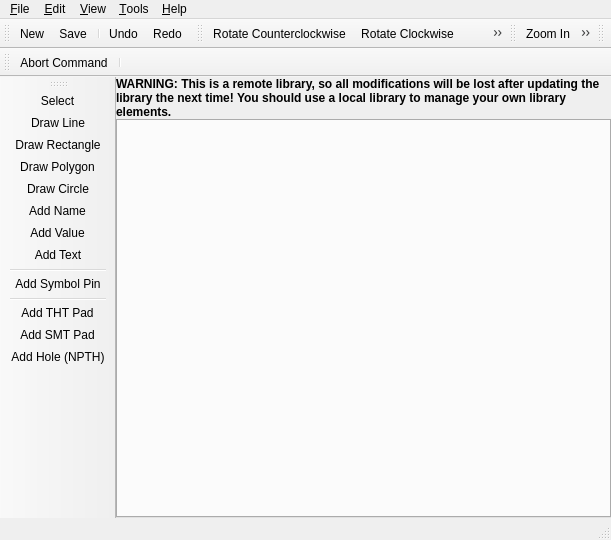
<?xml version="1.0" encoding="UTF-8"?>
<ui version="4.0">
 <class>librepcb::library::editor::LibraryEditor</class>
 <widget class="QMainWindow" name="librepcb::library::editor::LibraryEditor">
  <property name="geometry">
   <rect>
    <x>0</x>
    <y>0</y>
    <width>611</width>
    <height>540</height>
   </rect>
  </property>
  <property name="windowTitle">
   <string>Library Editor</string>
  </property>
  <widget class="QWidget" name="centralWidget">
   <layout class="QVBoxLayout" name="verticalLayout">
    <property name="spacing">
     <number>0</number>
    </property>
    <property name="leftMargin">
     <number>0</number>
    </property>
    <property name="topMargin">
     <number>0</number>
    </property>
    <property name="rightMargin">
     <number>0</number>
    </property>
    <property name="bottomMargin">
     <number>0</number>
    </property>
    <item>
     <widget class="QLabel" name="lblRemoteLibraryWarning">
      <property name="font">
       <font>
        <weight>75</weight>
        <bold>true</bold>
       </font>
      </property>
      <property name="styleSheet">
       <string notr="true">QLabel {
	background-color: rgb(255, 255, 127);
	color: rgb(170, 0, 0);
};</string>
      </property>
      <property name="text">
       <string>WARNING: This is a remote library, so all modifications will be lost after updating the library the next time! You should use a local library to manage your own library elements.</string>
      </property>
      <property name="wordWrap">
       <bool>true</bool>
      </property>
      <property name="margin">
       <number>5</number>
      </property>
     </widget>
    </item>
    <item>
     <widget class="librepcb::TabWidget" name="tabWidget">
      <property name="currentIndex">
       <number>-1</number>
      </property>
      <property name="tabsClosable">
       <bool>true</bool>
      </property>
      <property name="movable">
       <bool>true</bool>
      </property>
     </widget>
    </item>
   </layout>
  </widget>
  <widget class="QMenuBar" name="menuBar">
   <property name="geometry">
    <rect>
     <x>0</x>
     <y>0</y>
     <width>611</width>
     <height>19</height>
    </rect>
   </property>
   <widget class="QMenu" name="menuFile">
    <property name="title">
     <string>&amp;File</string>
    </property>
    <addaction name="actionNew"/>
    <addaction name="actionSave"/>
    <addaction name="actionShowElementInFileManager"/>
    <addaction name="separator"/>
    <addaction name="actionRescanLibraries"/>
    <addaction name="separator"/>
    <addaction name="actionClose"/>
   </widget>
   <widget class="QMenu" name="menuEdit">
    <property name="title">
     <string>&amp;Edit</string>
    </property>
    <addaction name="actionUndo"/>
    <addaction name="actionRedo"/>
    <addaction name="separator"/>
    <addaction name="actionSelectAll"/>
    <addaction name="separator"/>
    <addaction name="actionRotateCcw"/>
    <addaction name="actionRotateCw"/>
    <addaction name="actionMirror"/>
    <addaction name="actionFlip"/>
    <addaction name="actionCopy"/>
    <addaction name="actionCut"/>
    <addaction name="actionPaste"/>
    <addaction name="actionRemove"/>
   </widget>
   <widget class="QMenu" name="menuHelp">
    <property name="title">
     <string>&amp;Help</string>
    </property>
    <addaction name="actionOnlineDocumentation"/>
    <addaction name="actionOpenWebsite"/>
    <addaction name="actionAbout"/>
    <addaction name="actionAbout_Qt"/>
   </widget>
   <widget class="QMenu" name="menuTools">
    <property name="title">
     <string>&amp;Tools</string>
    </property>
    <addaction name="actionToolSelect"/>
    <addaction name="actionDrawLine"/>
    <addaction name="actionDrawRect"/>
    <addaction name="actionDrawPolygon"/>
    <addaction name="actionDrawCircle"/>
    <addaction name="actionAddText"/>
    <addaction name="separator"/>
    <addaction name="actionAddSymbolPin"/>
    <addaction name="separator"/>
    <addaction name="actionAddThtPad"/>
    <addaction name="actionAddSmtPad"/>
    <addaction name="actionAddHole"/>
   </widget>
   <widget class="QMenu" name="menuView">
    <property name="title">
     <string>&amp;View</string>
    </property>
    <addaction name="actionZoomIn"/>
    <addaction name="actionZoomOut"/>
    <addaction name="actionZoomAll"/>
    <addaction name="separator"/>
    <addaction name="actionGridProperties"/>
   </widget>
   <addaction name="menuFile"/>
   <addaction name="menuEdit"/>
   <addaction name="menuView"/>
   <addaction name="menuTools"/>
   <addaction name="menuHelp"/>
  </widget>
  <widget class="librepcb::StatusBar" name="statusBar"/>
  <widget class="QToolBar" name="fileToolbar">
   <property name="windowTitle">
    <string>File</string>
   </property>
   <attribute name="toolBarArea">
    <enum>TopToolBarArea</enum>
   </attribute>
   <attribute name="toolBarBreak">
    <bool>false</bool>
   </attribute>
   <addaction name="actionNew"/>
   <addaction name="actionSave"/>
   <addaction name="separator"/>
   <addaction name="actionUndo"/>
   <addaction name="actionRedo"/>
  </widget>
  <widget class="QToolBar" name="editToolbar">
   <property name="windowTitle">
    <string>Edit</string>
   </property>
   <property name="floatable">
    <bool>false</bool>
   </property>
   <attribute name="toolBarArea">
    <enum>TopToolBarArea</enum>
   </attribute>
   <attribute name="toolBarBreak">
    <bool>false</bool>
   </attribute>
   <addaction name="actionRotateCcw"/>
   <addaction name="actionRotateCw"/>
   <addaction name="actionMirror"/>
   <addaction name="actionFlip"/>
   <addaction name="actionCut"/>
   <addaction name="actionCopy"/>
   <addaction name="actionPaste"/>
   <addaction name="actionRemove"/>
  </widget>
  <widget class="QToolBar" name="viewToolbar">
   <property name="windowTitle">
    <string>View</string>
   </property>
   <attribute name="toolBarArea">
    <enum>TopToolBarArea</enum>
   </attribute>
   <attribute name="toolBarBreak">
    <bool>false</bool>
   </attribute>
   <addaction name="actionZoomIn"/>
   <addaction name="actionZoomOut"/>
   <addaction name="actionZoomAll"/>
   <addaction name="actionGridProperties"/>
  </widget>
  <widget class="QToolBar" name="filterToolbar">
   <property name="windowTitle">
    <string>Filter</string>
   </property>
   <attribute name="toolBarArea">
    <enum>TopToolBarArea</enum>
   </attribute>
   <attribute name="toolBarBreak">
    <bool>false</bool>
   </attribute>
  </widget>
  <widget class="QToolBar" name="commandToolbar">
   <property name="windowTitle">
    <string>Command</string>
   </property>
   <attribute name="toolBarArea">
    <enum>TopToolBarArea</enum>
   </attribute>
   <attribute name="toolBarBreak">
    <bool>true</bool>
   </attribute>
   <addaction name="actionAbortCommand"/>
   <addaction name="separator"/>
  </widget>
  <widget class="QToolBar" name="toolsToolbar">
   <property name="windowTitle">
    <string>Tools</string>
   </property>
   <attribute name="toolBarArea">
    <enum>LeftToolBarArea</enum>
   </attribute>
   <attribute name="toolBarBreak">
    <bool>false</bool>
   </attribute>
   <addaction name="actionToolSelect"/>
   <addaction name="actionDrawLine"/>
   <addaction name="actionDrawRect"/>
   <addaction name="actionDrawPolygon"/>
   <addaction name="actionDrawCircle"/>
   <addaction name="actionAddName"/>
   <addaction name="actionAddValue"/>
   <addaction name="actionAddText"/>
   <addaction name="separator"/>
   <addaction name="actionAddSymbolPin"/>
   <addaction name="separator"/>
   <addaction name="actionAddThtPad"/>
   <addaction name="actionAddSmtPad"/>
   <addaction name="actionAddHole"/>
  </widget>
  <action name="actionAbout">
   <property name="icon">
    <iconset resource="../../../img/images.qrc">
     <normaloff>:/img/actions/info.png</normaloff>:/img/actions/info.png</iconset>
   </property>
   <property name="text">
    <string>About &amp;LibrePCB</string>
   </property>
   <property name="shortcut">
    <string notr="true"/>
   </property>
   <property name="menuRole">
    <enum>QAction::AboutRole</enum>
   </property>
  </action>
  <action name="actionAbout_Qt">
   <property name="text">
    <string>About &amp;Qt</string>
   </property>
   <property name="shortcut">
    <string notr="true"/>
   </property>
   <property name="menuRole">
    <enum>QAction::AboutQtRole</enum>
   </property>
  </action>
  <action name="actionClose">
   <property name="icon">
    <iconset resource="../../../img/images.qrc">
     <normaloff>:/img/actions/close.png</normaloff>:/img/actions/close.png</iconset>
   </property>
   <property name="text">
    <string>&amp;Close Library Editor</string>
   </property>
   <property name="shortcut">
    <string notr="true">Ctrl+W</string>
   </property>
  </action>
  <action name="actionNew">
   <property name="icon">
    <iconset resource="../../../img/images.qrc">
     <normaloff>:/img/actions/new_2.png</normaloff>:/img/actions/new_2.png</iconset>
   </property>
   <property name="text">
    <string>&amp;New</string>
   </property>
   <property name="shortcut">
    <string notr="true">Ctrl+N</string>
   </property>
  </action>
  <action name="actionSave">
   <property name="icon">
    <iconset resource="../../../img/images.qrc">
     <normaloff>:/img/actions/save.png</normaloff>:/img/actions/save.png</iconset>
   </property>
   <property name="text">
    <string notr="true">&amp;Save</string>
   </property>
   <property name="shortcut">
    <string notr="true">Ctrl+S</string>
   </property>
  </action>
  <action name="actionUndo">
   <property name="icon">
    <iconset resource="../../../img/images.qrc">
     <normaloff>:/img/actions/undo.png</normaloff>:/img/actions/undo.png</iconset>
   </property>
   <property name="text">
    <string>&amp;Undo</string>
   </property>
   <property name="shortcut">
    <string notr="true">Ctrl+Z</string>
   </property>
  </action>
  <action name="actionRedo">
   <property name="icon">
    <iconset resource="../../../img/images.qrc">
     <normaloff>:/img/actions/redo.png</normaloff>:/img/actions/redo.png</iconset>
   </property>
   <property name="text">
    <string>&amp;Redo</string>
   </property>
   <property name="shortcut">
    <string notr="true">Ctrl+Y</string>
   </property>
  </action>
  <action name="actionAbortCommand">
   <property name="icon">
    <iconset resource="../../../img/images.qrc">
     <normaloff>:/img/actions/stop.png</normaloff>:/img/actions/stop.png</iconset>
   </property>
   <property name="text">
    <string>Abort Command</string>
   </property>
   <property name="shortcut">
    <string notr="true">Esc</string>
   </property>
  </action>
  <action name="actionZoomIn">
   <property name="icon">
    <iconset resource="../../../img/images.qrc">
     <normaloff>:/img/actions/zoom_in.png</normaloff>:/img/actions/zoom_in.png</iconset>
   </property>
   <property name="text">
    <string>&amp;Zoom In</string>
   </property>
   <property name="shortcut">
    <string notr="true">Ctrl++</string>
   </property>
  </action>
  <action name="actionZoomOut">
   <property name="icon">
    <iconset resource="../../../img/images.qrc">
     <normaloff>:/img/actions/zoom_out.png</normaloff>:/img/actions/zoom_out.png</iconset>
   </property>
   <property name="text">
    <string>Zoom &amp;Out</string>
   </property>
   <property name="shortcut">
    <string notr="true">Ctrl+-</string>
   </property>
  </action>
  <action name="actionZoomAll">
   <property name="icon">
    <iconset resource="../../../img/images.qrc">
     <normaloff>:/img/actions/zoom_all.png</normaloff>:/img/actions/zoom_all.png</iconset>
   </property>
   <property name="text">
    <string>Zoo&amp;m All</string>
   </property>
   <property name="shortcut">
    <string notr="true">Ctrl+0</string>
   </property>
  </action>
  <action name="actionRotateCcw">
   <property name="icon">
    <iconset resource="../../../img/images.qrc">
     <normaloff>:/img/actions/rotate_left.png</normaloff>:/img/actions/rotate_left.png</iconset>
   </property>
   <property name="text">
    <string>R&amp;otate Counterclockwise</string>
   </property>
   <property name="shortcut">
    <string notr="true">R</string>
   </property>
  </action>
  <action name="actionRotateCw">
   <property name="icon">
    <iconset resource="../../../img/images.qrc">
     <normaloff>:/img/actions/rotate_right.png</normaloff>:/img/actions/rotate_right.png</iconset>
   </property>
   <property name="text">
    <string>Rotate C&amp;lockwise</string>
   </property>
   <property name="shortcut">
    <string notr="true">Shift+R</string>
   </property>
  </action>
  <action name="actionCopy">
   <property name="icon">
    <iconset resource="../../../img/images.qrc">
     <normaloff>:/img/actions/copy.png</normaloff>:/img/actions/copy.png</iconset>
   </property>
   <property name="text">
    <string>&amp;Copy</string>
   </property>
   <property name="shortcut">
    <string notr="true">Ctrl+C</string>
   </property>
  </action>
  <action name="actionCut">
   <property name="icon">
    <iconset resource="../../../img/images.qrc">
     <normaloff>:/img/actions/cut.png</normaloff>:/img/actions/cut.png</iconset>
   </property>
   <property name="text">
    <string>Cut</string>
   </property>
   <property name="shortcut">
    <string notr="true">Ctrl+X</string>
   </property>
  </action>
  <action name="actionPaste">
   <property name="icon">
    <iconset resource="../../../img/images.qrc">
     <normaloff>:/img/actions/paste.png</normaloff>:/img/actions/paste.png</iconset>
   </property>
   <property name="text">
    <string>&amp;Paste</string>
   </property>
   <property name="shortcut">
    <string notr="true">Ctrl+V</string>
   </property>
  </action>
  <action name="actionRemove">
   <property name="icon">
    <iconset resource="../../../img/images.qrc">
     <normaloff>:/img/actions/delete.png</normaloff>:/img/actions/delete.png</iconset>
   </property>
   <property name="text">
    <string>R&amp;emove</string>
   </property>
   <property name="shortcut">
    <string notr="true">Del</string>
   </property>
  </action>
  <action name="actionToolSelect">
   <property name="icon">
    <iconset resource="../../../img/images.qrc">
     <normaloff>:/img/actions/select.png</normaloff>:/img/actions/select.png</iconset>
   </property>
   <property name="text">
    <string>&amp;Select</string>
   </property>
   <property name="shortcut">
    <string notr="true"/>
   </property>
  </action>
  <action name="actionAddSymbolPin">
   <property name="icon">
    <iconset resource="../../../img/images.qrc">
     <normaloff>:/img/actions/add_symbol_pin.png</normaloff>:/img/actions/add_symbol_pin.png</iconset>
   </property>
   <property name="text">
    <string>Add S&amp;ymbol Pin</string>
   </property>
   <property name="shortcut">
    <string notr="true">I</string>
   </property>
  </action>
  <action name="actionAddThtPad">
   <property name="icon">
    <iconset resource="../../../img/images.qrc">
     <normaloff>:/img/actions/add_tht_pad.png</normaloff>:/img/actions/add_tht_pad.png</iconset>
   </property>
   <property name="text">
    <string>Add THT Pad</string>
   </property>
   <property name="shortcut">
    <string notr="true">H</string>
   </property>
  </action>
  <action name="actionAddSmtPad">
   <property name="icon">
    <iconset resource="../../../img/images.qrc">
     <normaloff>:/img/actions/add_smt_pad.png</normaloff>:/img/actions/add_smt_pad.png</iconset>
   </property>
   <property name="text">
    <string>Add S&amp;MT Pad</string>
   </property>
   <property name="shortcut">
    <string notr="true">S</string>
   </property>
  </action>
  <action name="actionDrawLine">
   <property name="icon">
    <iconset resource="../../../img/images.qrc">
     <normaloff>:/img/actions/draw_line.png</normaloff>:/img/actions/draw_line.png</iconset>
   </property>
   <property name="text">
    <string>&amp;Draw Line</string>
   </property>
   <property name="shortcut">
    <string notr="true">L</string>
   </property>
  </action>
  <action name="actionAddText">
   <property name="icon">
    <iconset resource="../../../img/images.qrc">
     <normaloff>:/img/actions/add_text.png</normaloff>:/img/actions/add_text.png</iconset>
   </property>
   <property name="text">
    <string>&amp;Add Text</string>
   </property>
   <property name="shortcut">
    <string notr="true">T</string>
   </property>
  </action>
  <action name="actionDrawPolygon">
   <property name="icon">
    <iconset resource="../../../img/images.qrc">
     <normaloff>:/img/actions/draw_polygon.png</normaloff>:/img/actions/draw_polygon.png</iconset>
   </property>
   <property name="text">
    <string>Draw &amp;Polygon</string>
   </property>
   <property name="shortcut">
    <string notr="true">P</string>
   </property>
  </action>
  <action name="actionDrawCircle">
   <property name="icon">
    <iconset resource="../../../img/images.qrc">
     <normaloff>:/img/actions/draw_circle.png</normaloff>:/img/actions/draw_circle.png</iconset>
   </property>
   <property name="text">
    <string>Draw &amp;Circle</string>
   </property>
   <property name="toolTip">
    <string>Draw Circle</string>
   </property>
   <property name="shortcut">
    <string notr="true">C</string>
   </property>
  </action>
  <action name="actionAddHole">
   <property name="icon">
    <iconset resource="../../../img/images.qrc">
     <normaloff>:/img/actions/add_hole.png</normaloff>:/img/actions/add_hole.png</iconset>
   </property>
   <property name="text">
    <string>Add &amp;Hole (NPTH)</string>
   </property>
   <property name="shortcut">
    <string notr="true">O</string>
   </property>
  </action>
  <action name="actionGridProperties">
   <property name="icon">
    <iconset resource="../../../img/images.qrc">
     <normaloff>:/img/actions/grid.png</normaloff>:/img/actions/grid.png</iconset>
   </property>
   <property name="text">
    <string>&amp;Grid</string>
   </property>
   <property name="shortcut">
    <string notr="true"/>
   </property>
  </action>
  <action name="actionDrawRect">
   <property name="icon">
    <iconset resource="../../../img/images.qrc">
     <normaloff>:/img/actions/draw_rectangle.png</normaloff>:/img/actions/draw_rectangle.png</iconset>
   </property>
   <property name="text">
    <string>Draw &amp;Rectangle</string>
   </property>
   <property name="shortcut">
    <string notr="true"/>
   </property>
  </action>
  <action name="actionRescanLibraries">
   <property name="icon">
    <iconset resource="../../../img/images.qrc">
     <normaloff>:/img/actions/refresh.png</normaloff>:/img/actions/refresh.png</iconset>
   </property>
   <property name="text">
    <string>&amp;Rescan Libraries</string>
   </property>
   <property name="shortcut">
    <string notr="true">F5</string>
   </property>
  </action>
  <action name="actionRemoveElement">
   <property name="icon">
    <iconset resource="../../../img/images.qrc">
     <normaloff>:/img/actions/delete.png</normaloff>:/img/actions/delete.png</iconset>
   </property>
   <property name="text">
    <string>&amp;Remove Element</string>
   </property>
   <property name="shortcut">
    <string notr="true"/>
   </property>
  </action>
  <action name="actionAddName">
   <property name="icon">
    <iconset resource="../../../img/images.qrc">
     <normaloff>:/img/actions/add_name.png</normaloff>:/img/actions/add_name.png</iconset>
   </property>
   <property name="text">
    <string>Add Name</string>
   </property>
   <property name="shortcut">
    <string notr="true"/>
   </property>
  </action>
  <action name="actionAddValue">
   <property name="icon">
    <iconset resource="../../../img/images.qrc">
     <normaloff>:/img/actions/add_value.png</normaloff>:/img/actions/add_value.png</iconset>
   </property>
   <property name="text">
    <string>Add Value</string>
   </property>
   <property name="shortcut">
    <string notr="true"/>
   </property>
  </action>
  <action name="actionShowElementInFileManager">
   <property name="icon">
    <iconset resource="../../../img/images.qrc">
     <normaloff>:/img/actions/search.png</normaloff>:/img/actions/search.png</iconset>
   </property>
   <property name="text">
    <string>Show element in file manager</string>
   </property>
   <property name="shortcut">
    <string notr="true"/>
   </property>
  </action>
  <action name="actionOnlineDocumentation">
   <property name="icon">
    <iconset resource="../../../img/images.qrc">
     <normaloff>:/img/actions/help.png</normaloff>:/img/actions/help.png</iconset>
   </property>
   <property name="text">
    <string>&amp;Online Documentation</string>
   </property>
   <property name="shortcut">
    <string notr="true">F1</string>
   </property>
  </action>
  <action name="actionOpenWebsite">
   <property name="icon">
    <iconset resource="../../../img/images.qrc">
     <normaloff>:/img/actions/open_browser.png</normaloff>:/img/actions/open_browser.png</iconset>
   </property>
   <property name="text">
    <string>LibrePCB &amp;Website</string>
   </property>
   <property name="shortcut">
    <string notr="true"/>
   </property>
  </action>
  <action name="actionMirror">
   <property name="icon">
    <iconset resource="../../../img/images.qrc">
     <normaloff>:/img/actions/flip_horizontal.png</normaloff>:/img/actions/flip_horizontal.png</iconset>
   </property>
   <property name="text">
    <string>Mirror</string>
   </property>
   <property name="shortcut">
    <string notr="true">M</string>
   </property>
  </action>
  <action name="actionFlip">
   <property name="icon">
    <iconset resource="../../../img/images.qrc">
     <normaloff>:/img/actions/swap.png</normaloff>:/img/actions/swap.png</iconset>
   </property>
   <property name="text">
    <string>Flip</string>
   </property>
   <property name="shortcut">
    <string notr="true">F</string>
   </property>
  </action>
  <action name="actionSelectAll">
   <property name="icon">
    <iconset resource="../../../img/images.qrc">
     <normaloff>:/img/actions/select_all.png</normaloff>:/img/actions/select_all.png</iconset>
   </property>
   <property name="text">
    <string>Select All</string>
   </property>
   <property name="shortcut">
    <string notr="true">Ctrl+A</string>
   </property>
  </action>
 </widget>
 <layoutdefault spacing="6" margin="11"/>
 <customwidgets>
  <customwidget>
   <class>librepcb::StatusBar</class>
   <extends>QStatusBar</extends>
   <header location="global">librepcb/common/widgets/statusbar.h</header>
  </customwidget>
  <customwidget>
   <class>librepcb::TabWidget</class>
   <extends>QTabWidget</extends>
   <header location="global">librepcb/common/widgets/tabwidget.h</header>
   <container>1</container>
  </customwidget>
 </customwidgets>
 <resources>
  <include location="../../../img/images.qrc"/>
  <include location="../../../img/images.qrc"/>
  <include location="../../../img/images.qrc"/>
  <include location="../../../img/images.qrc"/>
  <include location="../../../img/images.qrc"/>
  <include location="../../../img/images.qrc"/>
  <include location="../../../img/images.qrc"/>
  <include location="../../../img/images.qrc"/>
 </resources>
 <connections/>
</ui>
